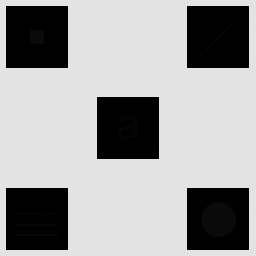
#> input picture Imagen_con_detalles_escondidos.tif, 256 x 256 px
$ python procimg.py
#> lines starting #> are read from the running program, lines starting #| are printed output that depends on the picture
import cv2
import numpy as np
import matplotlib.pyplot as plt

# --- CARGA E INSPECCION ---
img = cv2.imread('Imagen_con_detalles_escondidos.tif', cv2.IMREAD_GRAYSCALE)
#> img is the input picture: shape (256, 256); min 0, max 228, mean 160.7

if img is None:
    print("Error: No se pudo encontrar la imagen.")
else:
    # ---ESTIRAMIENTO LINEAL (Normalizacion) ---
    img_stretched = cv2.normalize(img, None, alpha=0, beta=255, norm_type=cv2.NORM_MINMAX)
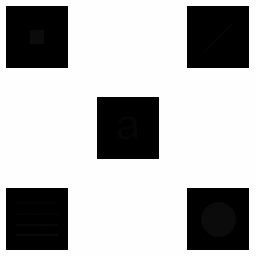
#> img_stretched: shape (256, 256); min 0, max 255, mean 179.8

    # --- TRANSFORMACION GAMMA ---
    # Como la imagen es muy oscura, usamos un gamma < 1 para aclarar las sombras.
    gamma = 0.4
    # La formula es: Out = ((In / 255) ^ gamma) * 255
    img_gamma = np.array(255 * (img / 255) ** gamma, dtype='uint8')
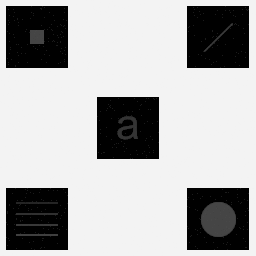
#> img_gamma: shape (256, 256); min 0, max 243, mean 173.7

    # --- ECUALIZACION DE HISTOGRAMA (HE) ---
    # Esta tecnica distribuye las intensidades para que el histograma sea lo mas plano posible.
    img_equ = cv2.equalizeHist(img)
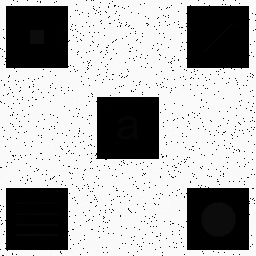
#> img_equ: shape (256, 256); min 0, max 255, mean 172.2

    # --- clahe (Ecualizacion Adaptativa) ---
    # A veces la ecualizacion normal brilla demasiado. clahe es mas sofisticada.
    clahe = cv2.createCLAHE(clipLimit=2.0, tileGridSize=(8, 8))
    img_clahe = clahe.apply(img)

    # --- VISUALIZACION DE RESULTADOS ---
    titles = ['Original', 'Estiramiento (P2)', 'Gamma 0.4 (P3)', 'Ecualización (P4)', 'CLAHE (Extra)']
    images = [img, img_stretched, img_gamma, img_equ, img_clahe]

    plt.figure(figsize=(15, 10))
    for i in range(5):
        plt.subplot(2, 5, i+1)
        plt.imshow(images[i], cmap='gray')
        plt.title(titles[i])
        plt.axis('off')

        plt.subplot(2, 5, i+6)
        plt.hist(images[i].ravel(), 256, [0, 256])
        plt.grid(True)

    plt.tight_layout()
    plt.show()
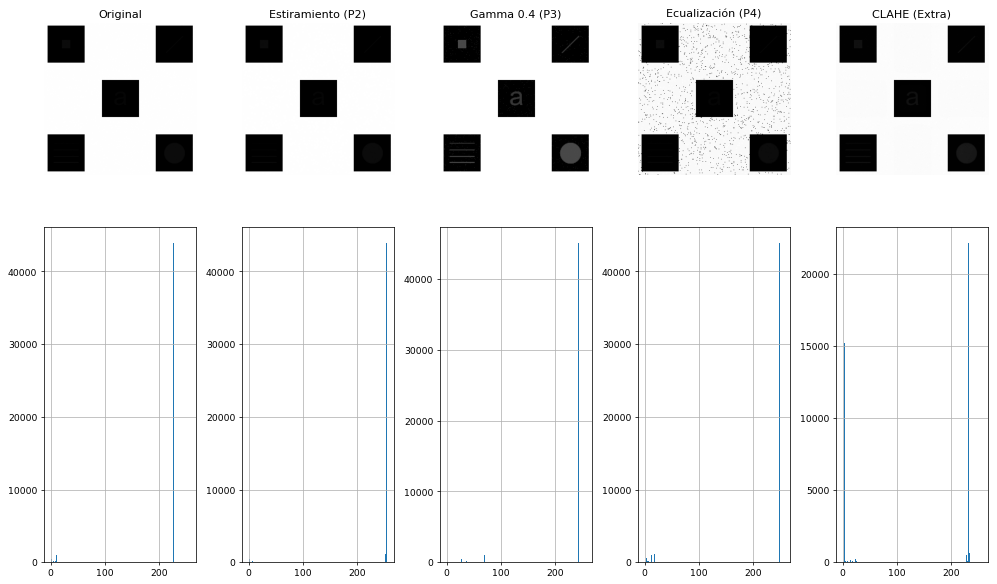
#> figure drawn by matplotlib, 10 panels; panel 2: tallest bar 43946 high, from x = 227 to 228; panel 4: tallest bar 43946 high, from x = 254 to 255; panel 6: tallest bar 45141 high, from x = 243 to 244; panel 8: tallest bar 43946 high, from x = 249 to 250
